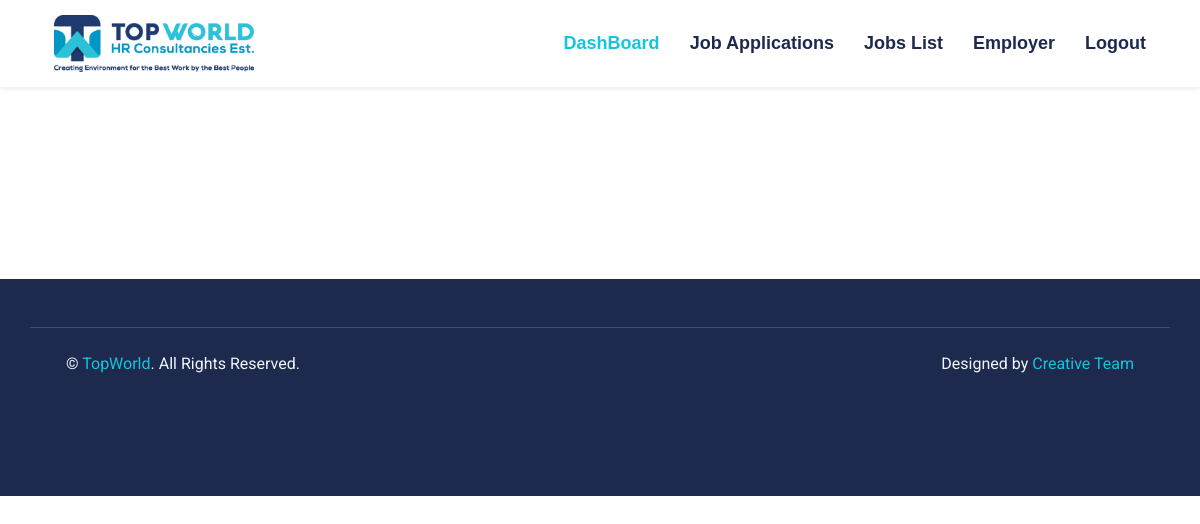
The page /RegApplicantView/1 (signed in) on the database as committed earlier.
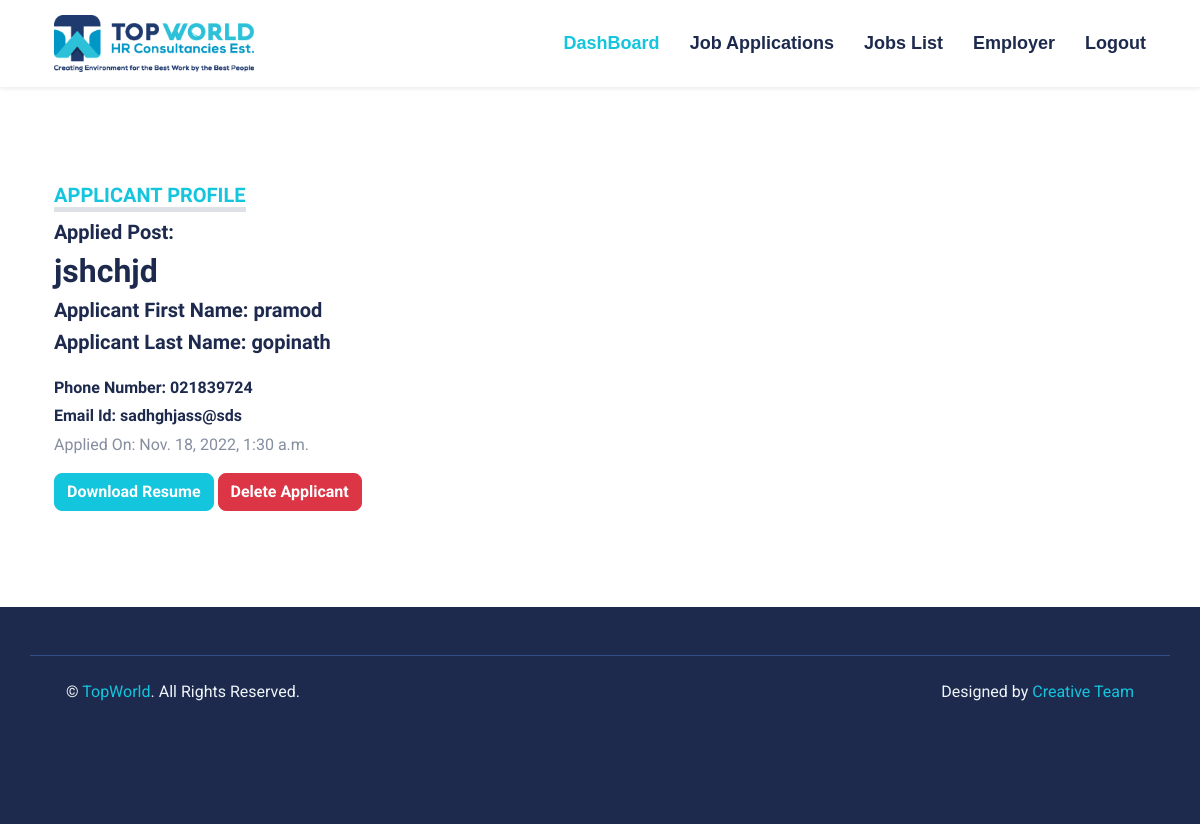
The same page on the database as committed later.
### HrEntry/models.py (models this page shows)
class DropedResume(models.Model):
    ApplicationID = models.AutoField(primary_key = True)
    AppliedDate = models.DateTimeField(auto_now_add=True,editable = False)
    JobTitle = models.CharField(max_length = 255)
    FirstName = models.CharField(max_length = 255)
    LastName = models.CharField(max_length = 255)
    PhoneNumber = models.CharField(max_length = 255)
    EmailId = models.CharField(max_length = 255)
    Document = models.FileField(upload_to = 'droped_resumes')

### HrEntry/views.py (the view)
# urls.py: path("RegApplicantView/<int:pk>",views.RegApplicantView,name="RegApplicantView"),
@login_required(login_url="Signin")
def RegApplicantView(request,pk):
    application = DropedResume.objects.filter(ApplicationID = pk)
    context = {
        "application":application,
    }
    return render(request,"Dropedapplication.html",context)

### templates/Dropedapplication.html (shortened to what this page needs)
{% extends "admin.html" %}
{% block admincontent %}
<div class="container-fluid py-5 mt-5">
    <div class="container">
        {% for appli in application %}
            <div class="col-lg-6 mb-lg-0">
                <div class="mb-4">
                    <h5 class="d-inline-block text-primary text-uppercase border-bottom border-5">Applicant Profile</h5>
                    <h5 >Applied Post:</h5 ><h2 class="display-9">{{appli.JobTitle}}</h2>
                    <h5>Applicant First Name: {{appli.FirstName}}</h5>
                    <h5>Applicant Last Name: {{appli.LastName}}</h5>
                </div>
                <h6>Phone Number: {{appli.PhoneNumber}}</h6>
                <h6>Email Id: {{appli.EmailId}}</h6>
                <p>Applied On: {{appli.AppliedDate}}</p>
                <a href="{{appli.Document.url}}" class="btn btn-primary" target="_blank">Download Resume</a></td>
                <a href="{%url 'DeleteDropApplicant' appli.ApplicationID %}" onclick="alert('Your Data Was Deleted')" class="btn btn-danger">Delete Applicant</a>
            </div>
{%endfor%}
    </div>
</div>
{% endblock  %}

### templates/admin.html (shortened to what this page needs)
{% load static %}
<!DOCTYPE html>
<html lang="en">
<head>
  <link href="https://cdn.jsdelivr.net/npm/bootstrap@5.2.2/dist/css/bootstrap.min.css" rel="stylesheet"
>
  <link href="https://cdnjs.cloudflare.com/ajax/libs/font-awesome/5.15.0/css/all.min.css" rel="stylesheet">
  <link href="https://cdn.jsdelivr.net/npm/bootstrap-icons@1.4.1/font/bootstrap-icons.css" rel="stylesheet">
  <link href="{%static 'lib/owlcarousel/assets/owl.carousel.min.css' %}" rel="stylesheet">
  <link href="{%static 'lib/tempusdominus/css/tempusdominus-bootstrap-4.min.css' %}" rel="stylesheet" />
  <link href="{%static 'css/bootstrap.min.css' %}" rel="stylesheet">
  <link href="{%static 'css/style.css' %}" rel="stylesheet">
</head>
<body>
  <div class="container-fluid shadow-sm" id="navbar">
    <div class="container">
      <nav class="navbar navbar-expand-lg navbar-light py-3 py-lg-0">
        <a href="#" class="navbar-brand">
          <img src="{%static 'img/Topworld_logo.png' %}" alt="img" width="200px" height="auto">
        </a>
        <div class="collapse navbar-collapse" id="navbarCollapse">
          <div class="navbar-nav ms-auto py-0">
            <a href="{%url 'AdminHome'%}" class="nav-item nav-link active">DashBoard</a>
            <a href="{%url 'AdminJobApplicationList' %}" class="nav-item nav-link">Job Applications</a>
            <a href="{%url 'AdminJobList'%}" class="nav-item nav-link">Jobs List</a>
            <a href="{%url 'EmployersMessageView'%}" class="nav-item nav-link">Employer</a>
            <a href="{%url 'Signout' %}" class="nav-item nav-link">Logout</a>
          </div>
        </div>
      </nav>
    </div>
  </div>
  {% block admincontent %}{% endblock %}
    <div class="container-fluid bg-dark text-light mt-5 py-5">
      <div class="container py-5">
        <div class="row g-5">
          <div class="container-fluid bg-dark text-light border-top border-secondary py-4">
            <div class="container">
              <div class="row g-5">
                <div class="col-md-6 text-center text-md-start">
                  <p class="mb-md-0">&copy; <a class="text-primary" href="{%url 'Signin' %}">TopWorld</a>. All Rights
                    Reserved.</p>
                </div>
                <div class="col-md-6 text-center text-md-end">
                  <p class="mb-0">Designed by <a class="text-primary" href="#">Creative Team</a></p>
                </div>
              </div>
            </div>
          </div>
        </div>
      </div>
    </div>
</body>
</html>

### static/css/style.css (style rules this page uses)
:root { --primary: #13C5DD; --secondary: #354F8E; --light: #EFF5F9; --dark: #1D2A4D; }
.btn { font-weight: 700; transition: .5s; }
.btn-primary { color: #FFFFFF; }
.navbar-light .navbar-nav .nav-link { font-family: 'Jost', sans-serif; position: relative; margin-left: 30px; padding: 30px 0; font-size: 18px; font-weight: 700; color: var(--dark); outline: none; transition: .5s; }
.navbar-light .navbar-nav .nav-link:hover, .navbar-light .navbar-nav .nav-link.active { color: var(--primary); }
@media (min-width: 992px) { .navbar-light .navbar-nav .nav-link::before { position: absolute; content: ""; width: 0; height: 5px; bottom: 0; left: 50%; background: var(a); transition: .5s; } }
@media (min-width: 992px) { .navbar-light .navbar-nav .nav-link:hover::before, .navbar-light .navbar-nav .nav-link.active::before { width: 100%; left: 0; } }

Rows that differ between the two databases and show on the page:
added DropedResume: JobTitle "jshchjd", FirstName "pramod", LastName "gopinath", PhoneNumber "021839724", EmailId "sadhghjass@sds", AppliedDate "Nov. 18, 2022, 1:30 a.m."
